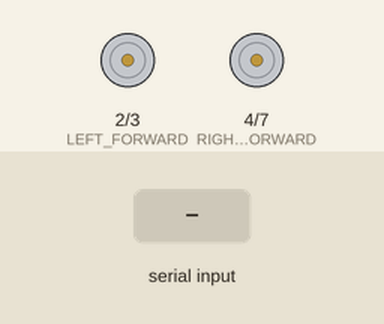
The sketch below on a simulated Arduino Uno, built with avr-gcc and run on an emulated ATmega328P. On the bench: motor-driver pin pairs drawn as motors (green arrow = first pin HIGH = forward, orange = second pin HIGH = backward, longer = more drive, scaled by the enable pin). Inputs (shaded band) come from the test bench.

Above: at 1.2 s.
1.3 s: "90,45\n" received over Serial
2.8 s: "30,150\n" received over Serial
4.3 s: "W90\n" received over Serial
At 4.7 s:
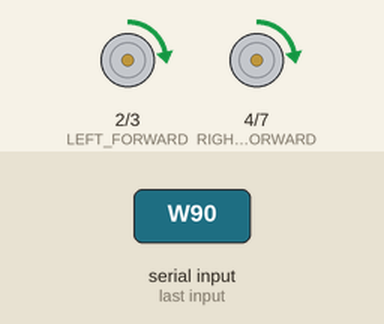
5.8 s: "90\n" received over Serial
At 6.9 s:
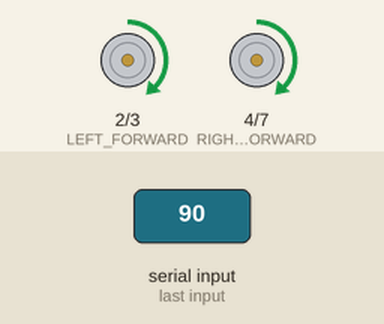
7.3 s: "200\n" received over Serial
At 8.2 s:
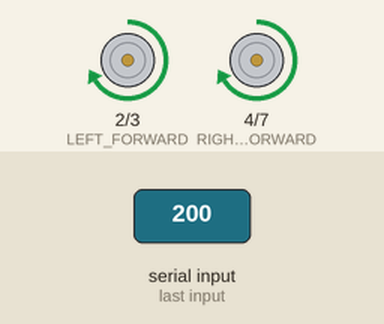
8.8 s: "S90\n" received over Serial
At 9.3 s:
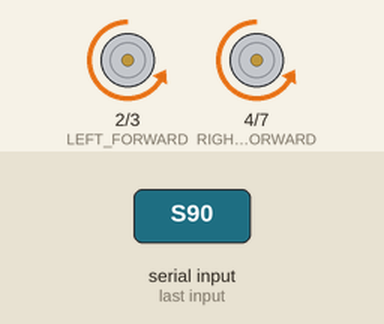
Timing chart, 0 to 11.3 s (numbered marks = the images above; inputs shaded):
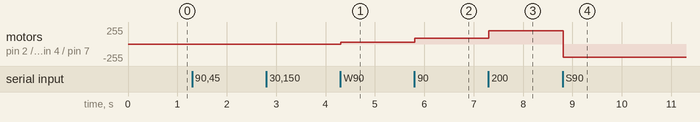

Measured:
- after the input at 4.3 s, motor on pin 2 (LEFT_FORWARD) / pin 3 (LEFT_BACK), motor on pin 4 (RIGHT_FORWARD) / pin 7 (RIGHT_BACK): stopped → forward 30/255 at once
- after the input at 5.8 s, motor on pin 2 (LEFT_FORWARD) / pin 3 (LEFT_BACK), motor on pin 4 (RIGHT_FORWARD) / pin 7 (RIGHT_BACK): forward 30/255 → forward 90/255 at once
- after the input at 7.3 s, motor on pin 2 (LEFT_FORWARD) / pin 3 (LEFT_BACK), motor on pin 4 (RIGHT_FORWARD) / pin 7 (RIGHT_BACK): forward 90/255 → forward 200/255 at once
- after the input at 8.8 s, motor on pin 2 (LEFT_FORWARD) / pin 3 (LEFT_BACK), motor on pin 4 (RIGHT_FORWARD) / pin 7 (RIGHT_BACK): forward 200/255 → backward 200/255 at once

The sketch:

BluetoothCar.ino
```cpp
#define RIGHT_FORWARD 4
#define RIGHT_BACK 7
#define LEFT_FORWARD 2
#define LEFT_BACK 3

#define RIGHT_SPEED 5
#define LEFT_SPEED 6

int speeds = 0;
char pre_target = 'P';
char target = 'P';
String command = "";

void setup(){
    Serial.begin(9600);
    pinMode(RIGHT_FORWARD,OUTPUT);
    pinMode(RIGHT_BACK,OUTPUT);
    pinMode(LEFT_FORWARD,OUTPUT);
    pinMode(LEFT_BACK,OUTPUT);

    pinMode(RIGHT_SPEED,OUTPUT);
    pinMode(LEFT_SPEED,OUTPUT);
    speeds = 200;
}

void go_ahead(){
    digitalWrite(RIGHT_FORWARD,HIGH);
    digitalWrite(RIGHT_BACK,LOW);
    digitalWrite(LEFT_FORWARD,HIGH);
    digitalWrite(LEFT_BACK,LOW);
}

void go_back(){
    digitalWrite(RIGHT_FORWARD,LOW);
    digitalWrite(RIGHT_BACK,HIGH);
    digitalWrite(LEFT_FORWARD,LOW);
    digitalWrite(LEFT_BACK,HIGH);
}

void go_left(){
    digitalWrite(RIGHT_FORWARD,HIGH);
    digitalWrite(RIGHT_BACK,LOW);
    digitalWrite(LEFT_FORWARD,LOW);
    digitalWrite(LEFT_BACK,HIGH);
}

void go_right(){
    digitalWrite(RIGHT_FORWARD,LOW);
    digitalWrite(RIGHT_BACK,HIGH);
    digitalWrite(LEFT_FORWARD,HIGH);
    digitalWrite(LEFT_BACK,LOW);
}

void pause(){
    digitalWrite(RIGHT_FORWARD,LOW);
    digitalWrite(RIGHT_BACK,LOW);
    digitalWrite(LEFT_FORWARD,LOW);
    digitalWrite(LEFT_BACK,LOW);
}

//获取窗口输入信息，区分字符串和数值命令
void getMessage(){
  while(Serial.available()){
    command += char(Serial.read());
    delay(2);
  }
  if(command.length() > 0){
    String tmp = command;
    command = "";
    if(tmp.toInt() == 0){     //如果是0则为方向指令
      target = tmp[0];
      if(target == 'W' || target == 'S' || target == 'P'){
        pre_target = target;
      }
    }else{                    //否则为速度指令
      int temp_speed = tmp.toInt();
      if(temp_speed >= 0 && temp_speed < 256){
        speeds = temp_speed;
      }
    }
    //Serial.println(String("")+"NOW:"+target+" SPEED:"+speeds);
  }
}

void loop(){
    getMessage();
    switch(target){
      case 'W':go_ahead();break;
      case 'S':go_back();break;
      case 'A':go_left();break;
      case 'D':go_right();break;
      case 'P':pause();break;
      case 'B':
        switch(pre_target){
          case 'W':go_ahead();break;
          case 'S':go_back();break;
          default: pause();
        }break;
    }
    analogWrite(RIGHT_SPEED,speeds);
    analogWrite(LEFT_SPEED,speeds);

}
```
